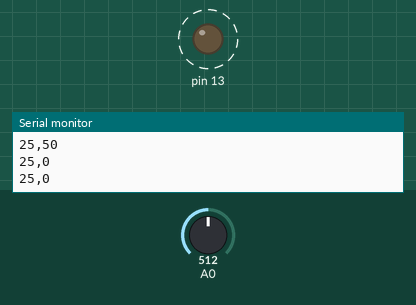
A sketch run on a simulated Arduino Uno, built with avr-gcc and run on an emulated ATmega328P. Parts: output pins drawn as LEDs (lit = HIGH), the last lines printed to the serial monitor. Dashed ring = blinking. The inputs (shaded band) are chosen by the test bench; at power-on: A0 = 512.

Above: at 0.3 s.
1.3 s: A0 set to 0
At 1.3 s:
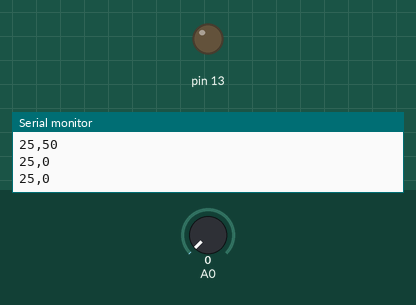
2.8 s: A0 set to 19
5.8 s: A0 set to 23
At 6.4 s:
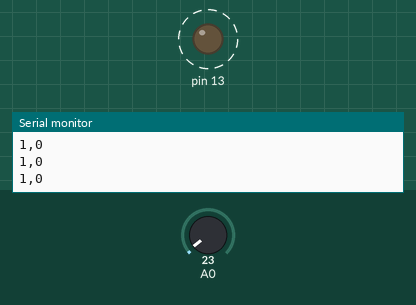
7.5 s: A0 set to 906
10.5 s: A0 set to 935
At 11.3 s:
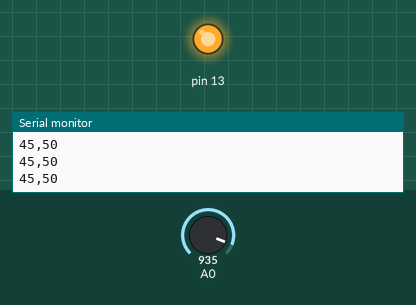
12.5 s: A0 set to 900
At 14.22 s:
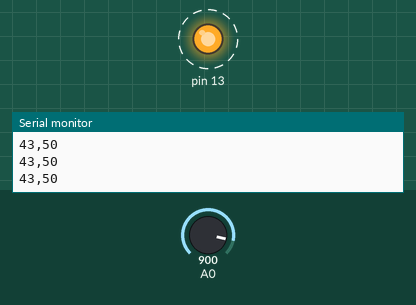
Timing chart, 0 to 16.5 s (numbered marks = the images above; inputs shaded):
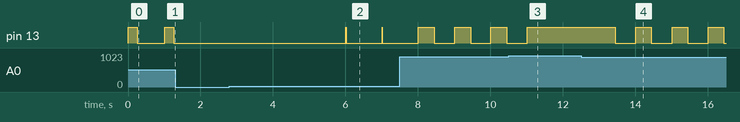

The sketch:

pwm_generator.ino
```cpp
#include <GyverTimers.h>
volatile byte dutyD13 = 0;

int e = 0;
int i = 0;
void setup() {

  Serial.begin(9600);
  pinMode(13, OUTPUT);
//Serial.println(Timer2.setFrequency(1280));
//Serial.println(Timer2.setFrequency(25600));
Serial.println(Timer2.setFrequency(100));
  //Timer2.setFrequency(50UL);
  Timer2.enableISR();
  i = analogRead(A0);
}

void loop() {
  i = analogRead(A0) / 20.48;
  Serial.print(i);
  Serial.print(',');
  Serial.println(e*50);
  dutyD13 = i;
  delay(20);
}

//void pwmTick(){
//static volatile byte counter = 0;
//if (counter == 100){counter = 0;}
//if (counter <= 0){
//  if (dutyD13 > 0){digitalWrite(13, HIGH);e=1;}
//}
////dutyD13 = dutyD13*10/255*25;
//if (counter == dutyD13){
//  if(dutyD13 < 100){
//    digitalWrite(13, LOW);e=0;
//    }
//  }
//  counter++;
//}

void pwmTick(){
static volatile byte counter = 0;
if (counter == 100){counter = 0;}
if (counter <= 0){
  if (dutyD13 > 0){digitalWrite(13, HIGH);e=1;}
}
//dutyD13 = dutyD13*10/255*25;
if (counter == dutyD13){
  if(dutyD13*2 < 90){
    digitalWrite(13, LOW);e=0;
    }
  }
  counter++;
}

ISR(TIMER2_A){
  pwmTick();
}
```

Measured:
- the behaviour switches between 20 and 21 on A0 (found by bisection; images 1 and 2)
- the behaviour switches between 921 and 922 on A0 (found by bisection; images 2 and 3)
- after the input at 1.3 s, pin 13: stays LOW (without the input it goes to HIGH after 0.71 s)
- after the input at 5.8 s, pin 13: alternates HIGH for 0.01 s and LOW for 0.99 s, starting after 0.21 s
- after the input at 10.5 s, pin 13: goes on until 11.0 s, then stays HIGH
- after the input at 12.5 s, pin 13: alternates HIGH for 0.43 s and LOW for 0.57 s, starting after 0.94 s
- by itself, pin 13: alternates HIGH for 0.25 s and LOW for 0.75 s
